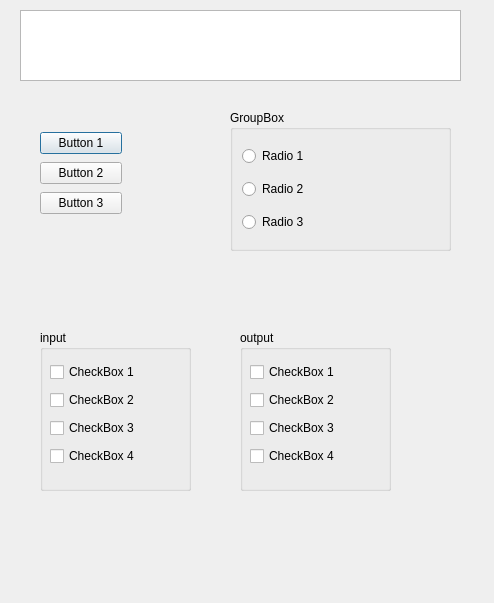
<?xml version="1.0" encoding="UTF-8"?>
<ui version="4.0">
 <class>Dialog</class>
 <widget class="QDialog" name="Dialog">
  <property name="geometry">
   <rect>
    <x>0</x>
    <y>0</y>
    <width>494</width>
    <height>603</height>
   </rect>
  </property>
  <property name="windowTitle">
   <string>Dialog</string>
  </property>
  <widget class="QTextEdit" name="textEdit">
   <property name="geometry">
    <rect>
     <x>20</x>
     <y>10</y>
     <width>441</width>
     <height>71</height>
    </rect>
   </property>
  </widget>
  <widget class="QGroupBox" name="groupBox">
   <property name="geometry">
    <rect>
     <x>230</x>
     <y>110</y>
     <width>221</width>
     <height>141</height>
    </rect>
   </property>
   <property name="title">
    <string>GroupBox</string>
   </property>
   <layout class="QVBoxLayout" name="verticalLayout">
    <item>
     <widget class="QRadioButton" name="radio_1">
      <property name="text">
       <string>Radio 1</string>
      </property>
     </widget>
    </item>
    <item>
     <widget class="QRadioButton" name="radio_2">
      <property name="text">
       <string>Radio 2</string>
      </property>
     </widget>
    </item>
    <item>
     <widget class="QRadioButton" name="radio_3">
      <property name="text">
       <string>Radio 3</string>
      </property>
     </widget>
    </item>
   </layout>
  </widget>
  <widget class="QGroupBox" name="groupBox_2">
   <property name="geometry">
    <rect>
     <x>40</x>
     <y>330</y>
     <width>151</width>
     <height>161</height>
    </rect>
   </property>
   <property name="title">
    <string>input</string>
   </property>
   <widget class="QWidget" name="">
    <property name="geometry">
     <rect>
      <x>10</x>
      <y>30</y>
      <width>106</width>
      <height>112</height>
     </rect>
    </property>
    <layout class="QVBoxLayout" name="verticalLayout_2">
     <item>
      <widget class="QCheckBox" name="checkBox_1">
       <property name="text">
        <string>CheckBox 1</string>
       </property>
      </widget>
     </item>
     <item>
      <widget class="QCheckBox" name="checkBox_2">
       <property name="text">
        <string>CheckBox 2</string>
       </property>
      </widget>
     </item>
     <item>
      <widget class="QCheckBox" name="checkBox_3">
       <property name="text">
        <string>CheckBox 3</string>
       </property>
      </widget>
     </item>
     <item>
      <widget class="QCheckBox" name="checkBox_4">
       <property name="text">
        <string>CheckBox 4</string>
       </property>
      </widget>
     </item>
    </layout>
   </widget>
  </widget>
  <widget class="QGroupBox" name="groupBox_3">
   <property name="geometry">
    <rect>
     <x>240</x>
     <y>330</y>
     <width>151</width>
     <height>161</height>
    </rect>
   </property>
   <property name="title">
    <string>output</string>
   </property>
   <widget class="QWidget" name="layoutWidget">
    <property name="geometry">
     <rect>
      <x>10</x>
      <y>30</y>
      <width>106</width>
      <height>112</height>
     </rect>
    </property>
    <layout class="QVBoxLayout" name="verticalLayout_3">
     <item>
      <widget class="QCheckBox" name="checkBox_5">
       <property name="text">
        <string>CheckBox 1</string>
       </property>
      </widget>
     </item>
     <item>
      <widget class="QCheckBox" name="checkBox_6">
       <property name="text">
        <string>CheckBox 2</string>
       </property>
      </widget>
     </item>
     <item>
      <widget class="QCheckBox" name="checkBox_7">
       <property name="text">
        <string>CheckBox 3</string>
       </property>
      </widget>
     </item>
     <item>
      <widget class="QCheckBox" name="checkBox_8">
       <property name="text">
        <string>CheckBox 4</string>
       </property>
      </widget>
     </item>
    </layout>
   </widget>
  </widget>
  <widget class="QWidget" name="">
   <property name="geometry">
    <rect>
     <x>40</x>
     <y>130</y>
     <width>82</width>
     <height>89</height>
    </rect>
   </property>
   <layout class="QVBoxLayout" name="verticalLayout_4">
    <item>
     <widget class="QPushButton" name="pushButton_1">
      <property name="text">
       <string>Button 1</string>
      </property>
     </widget>
    </item>
    <item>
     <widget class="QPushButton" name="pushButton_2">
      <property name="text">
       <string>Button 2</string>
      </property>
     </widget>
    </item>
    <item>
     <widget class="QPushButton" name="pushButton_3">
      <property name="text">
       <string>Button 3</string>
      </property>
     </widget>
    </item>
   </layout>
  </widget>
 </widget>
 <resources/>
 <connections/>
</ui>
